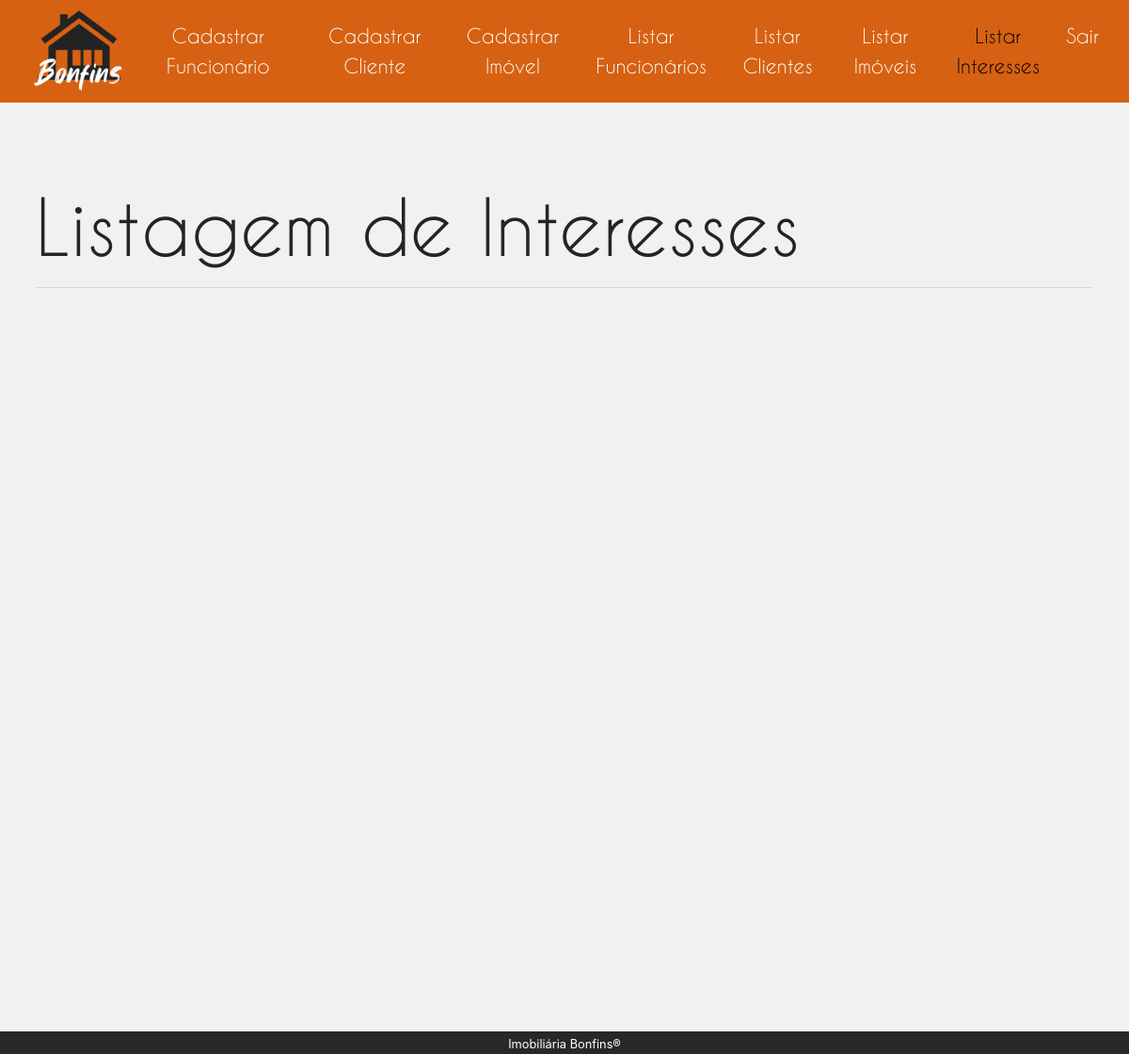
Page /administrativo/listagemInteresse.php (signed in) on the earlier database version.
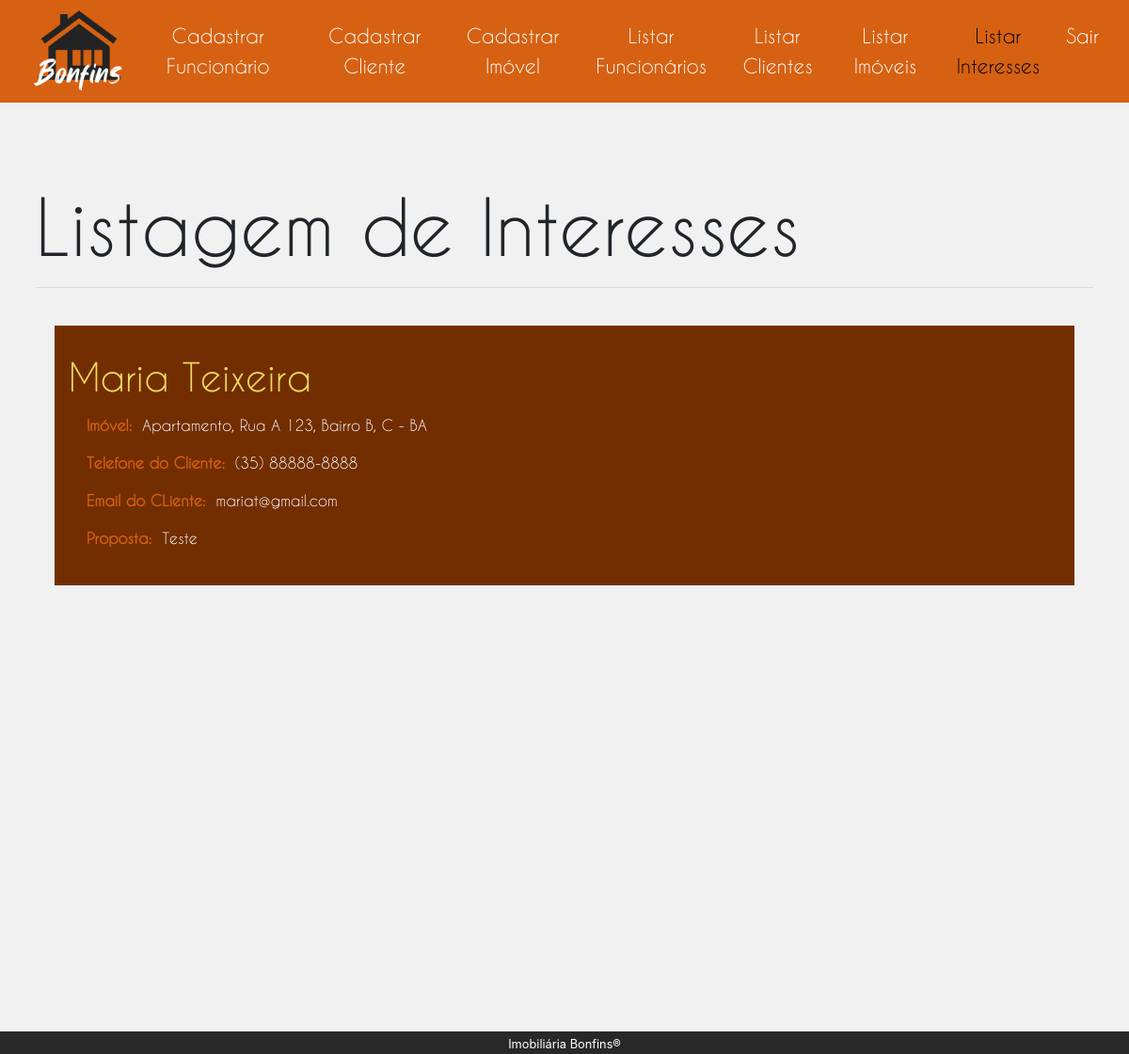
Same page on the later database version.
### tables this page shows
CREATE TABLE `imovel` (
  `ID` int(4) UNSIGNED NOT NULL,
  `Rua` varchar(60) NOT NULL,
  `Numero` int(3) UNSIGNED NOT NULL,
  `Bairro` varchar(60) NOT NULL,
  `Cidade` varchar(60) NOT NULL,
  `Estado` varchar(2) NOT NULL,
  `TipoTransacao` int(4) UNSIGNED NOT NULL,
  `QuantidadeQuartos` int(1) UNSIGNED NOT NULL,
  `QuantidadeSuites` int(1) UNSIGNED NOT NULL,
  `QuantidadeSalaEstar` int(1) UNSIGNED NOT NULL,
  `QuantidadeSalaJantar` int(1) UNSIGNED NOT NULL,
  `QuantidadeVagasGaragem` int(1) UNSIGNED NOT NULL,
  `Area` varchar(15) NOT NULL,
  `ArmarioEmbutido` int(1) UNSIGNED NOT NULL,
  `Descricao` text NOT NULL,
  `Valor` double UNSIGNED NOT NULL,
  `PorcentagemImobiliaria` varchar(10) NOT NULL,
  `TipoImovel` int(4) UNSIGNED NOT NULL,
  `ValorReal` varchar(30) DEFAULT NULL,
  `DataInicio` date NOT NULL,
  `DataFim` date DEFAULT NULL,
  `Vendido_Alugado` int(1) UNSIGNED NOT NULL,
  `FuncionarioResponsavel` int(4) UNSIGNED NOT NULL
);

CREATE TABLE `interesse` (
  `ID` int(4) UNSIGNED NOT NULL,
  `ImovelID` int(4) UNSIGNED NOT NULL,
  `NomeCliente` varchar(60) NOT NULL,
  `TelefoneCliente` varchar(20) NOT NULL,
  `EmailCliente` varchar(40) NOT NULL,
  `Proposta` text NOT NULL
);

### php/interesse.php (called while the page is built, shortened)
<?php
    function getInteresses($conn) {
        $array_interesses = null;
        $sql = "SELECT
                    ti.Nome as TipoImovel,
                    i.Rua,
                    i.Numero,
                    i.Bairro,
                    i.Cidade,
                    i.Estado,
                    it.NomeCliente,
                    it.TelefoneCliente,
                    it.EmailCliente,
                    it.Proposta
                FROM
                    imovel as i,
                    interesse as it,
                    tipoImovel as ti
                WHERE
                    it.ImovelID = i.ID AND
                    i.TipoImovel = ti.ID
                ";
        try {
            $result = $conn->query($sql);
        } catch (Exception $e) {
            echo 'Ocorreu uma falha ao buscar os interesses: ';
            var_dump($e->getMessage());
        }
        while ($row = $result->fetch()) {
            $interesse = new Interesse();
            $interesse->nome        = $row["NomeCliente"];
            $interesse->endereco    = $row["TipoImovel"] . ", Rua " . $row["Rua"] . " " . $row["Numero"] .
                                      ", Bairro " . $row["Bairro"] . ", " . $row["Cidade"] . " - " .
                                      $row["Estado"];
            $interesse->telefone    = $row["TelefoneCliente"];
            $interesse->email       = $row["EmailCliente"];
            $interesse->proposta    = $row["Proposta"];
            $array_interesses[]     = $interesse;
        }
        return $array_interesses;
    }
?>

### administrativo/listagemInteresse.php (the view, shortened to what this page needs)
<!DOCTYPE html>
<html lang="pt-br">
    <head>
        <link rel="stylesheet" href="../css/bootstrap.css">
        <link rel="stylesheet" href="css/administrativo.css">
        <link rel="stylesheet" href="css/listagem.css">
    </head>
    <body>
        <section>
            <div class="col-sm-12">
                <div class="row">
                    <div class="col-sm-12 p-0">
                        <?php include "../php/navbarRestrita.php" ?>
                    </div>
                </div>
                <div class="row">
                    <div class="col-sm-12 px-0">
                        <div id="listagemContainer" class="px-0">
                            <div class="container px-0">
                                <div class="jumbotron px-2">
                                    <h1 class="display-4">Listagem de Interesses</h1>
                                    <hr class="my-3">
                                    <div id="admContainer">
                                        <?php
                                            require "../php/conexaoMysql.php";
                                            require "../php/interesse.php";
                                            $arrayInteresses = null;
                                            try {
                                                $arrayInteresses = getInteresses($conn);
                                            } catch (Exception $e) {
                                                $msgErro = $e->getMessage();
                                                echo $msgErro;
                                            }
                                            if ($arrayInteresses != null) {
                                                foreach ($arrayInteresses as $interesse) {
                                                    echo "
                                                        <div class='row pt-4'>
                                                            <div class='container'>
                                                                <div class='col-sm-12 admBox'>
                                                                    <div class='row'>
                                                                        <h1>$interesse->nome</h1>
                                                                    </div>
                                                                    <div class='row mt-2 ml-1'>
                                                                        <label for='imovel'><strong>Imóvel:&nbsp&nbsp</strong></label>
                                                                        <span name='imovel'>$interesse->endereco</span>
                                                                    </div>
                                                                    <div class='row mt-2 ml-1'>
                                                                        <label for='telefoneCliente'><strong>Telefone do Cliente:&nbsp&nbsp</strong></label>
                                                                        <span name='telefoneCliente'>$interesse->telefone</span>
                                                                    </div>
                                                                    <div class='row mt-2 ml-1'>
                                                                        <label for='emailCliente'><strong>Email do CLiente:&nbsp&nbsp</strong></label>
                                                                        <span name='emailCliente'>$interesse->email</span>
                                                                    </div>
                                                                    <div class='row mt-2 ml-1'>
                                                                        <label for='proposta'><strong>Proposta:&nbsp&nbsp</strong></label>
                                                                        <span name='proposta'>$interesse->proposta</span>
                                                                    </div>
                                                                </div>
                                                            </div>
                                                        </div>
                                                    ";
                                                }
                                            }
                                        ?>
                                    </div>
                                </div>
                            </div>
                        </div>
                    </div>
                </div>
                <div class="row">
                    <div class="col-sm-12 p-0">
                        <footer class="text-center p-0" id=footer>
                            <small>Imobiliária Bonfins<span>&reg</span></small>
                        </footer>
                    </div>
                </div>
            </div>
        </section>
    </body>
</html>

### php/navbarRestrita.php (shortened to what this page needs)
<nav class="navbar navbar-expand-lg navbar-light sticky-top pt-0">
    <a class="navbar-brand pt-0" href="../index.php">
        <img class="logo-bonfins" src="../assets/images/logo-bonfins3.png">
    </a>
    <div class="collapse navbar-collapse" id="navbarSupportedContent">
        <ul class="navbar-nav ml-auto">
            <li class="mt-2 mr-3">
                <a
                href="cadastroFuncionario.php"
                id="cadastrarFuncionario">Cadastrar Funcionário</a>
            </li>
            <li class="mt-2 mr-3">
                <a
                href="cadastroCliente.php"
                id="cadastrarCliente">Cadastrar Cliente</a>
            </li>
            <li class="mt-2 mr-3">
                <a
                href="cadastroImovel.php"
                id="cadastrarImovel">Cadastrar Imóvel</a>
            </li>
            <li class="mt-2 mr-3">
                <a
                href="listagemFuncionario.php"
                id="listarFuncionarios">Listar Funcionários</a>
            </li>
            <li class="mt-2 mr-3">
                <a
                href="listagemCliente.php"
                id="listarClientes">Listar Clientes</a>
            </li>
            <li class="mt-2 mr-3">
                <a
                href="listagemImovel.php"
                id="listarImoveis">Listar Imóveis</a>
            </li>
            <li class="mt-2 mr-3">
                <a
                href="listagemInteresse.php"
                id="listarInteresses">Listar Interesses</a>
            </li>
            <li class="mt-2 mr-3">
                <a href="../php/logout.php">Sair</a>
            </li>
        </ul>
    </div>
</nav>

### administrativo/css/administrativo.css (style rules this page uses)
body { background: rgb(41, 40, 40); height: 96vh; }
.logo-bonfins { height: 12vh; margin-left: 20px; }
a { font-size: 30px; }
nav { padding: 0; background-color: rgb(214, 97, 18); font-family: 'Caviar Dreams'; }
nav li { border-left: 0; }
nav li a { display: block; color: rgb(255, 255, 255); font-size: 1.3rem; border-left: 0; text-align: center; }
#admContainer { padding: 20px; padding-top: 0; background-color: #f1f1f1; min-height: 82.3vh; }
.jumbotron { background-color: inherit !important; font-family: 'Caviar Dreams' !important; }
.jumbotron h1 { font-size: 5rem; }
footer { padding: 20px; background-color: rgb(41, 40, 40); color: white; }

### administrativo/css/listagem.css (style rules this page uses)
#listagemContainer { padding: 20px; background-color: #f1f1f1; min-height: 82.3vh; }
.admBox { background: rgb(114, 46, 0); padding: 30px; color: white; }
.admBox h1 { font-size: 2.5rem !important; color: rgb(238, 216, 94); }
label { color: rgb(214, 97, 18); }

Differences in the rows shown:
added imovel: interesse.NomeCliente "Maria Teixeira", endereco "Apartamento, Rua A 123, Bairro B, C - BA", interesse.TelefoneCliente "(35) 88888-8888", interesse.EmailCliente "mariat@gmail.com", interesse.Proposta "Teste"
